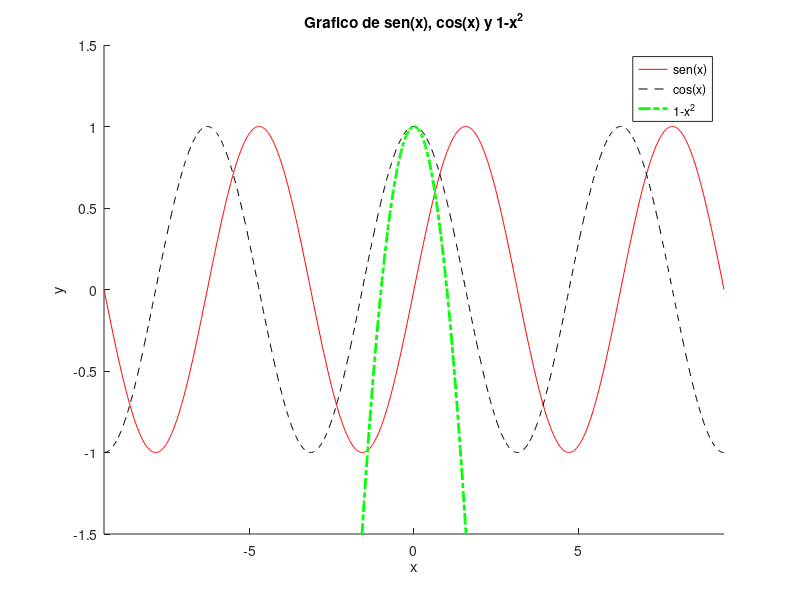

Reproduce this figure in MATLAB.
%Dominio: [-3pi,3pi] (subdiv. en 1000 puntos)
x = linspace(-3*pi, 3*pi, 1000);
y1 = sin(x); y2 = cos(x);

f=@(x) 1-x.^2; %podemos usar funciones anonimas
y3 = f(x);

hold on             %Para añadir varias curvas
plot(x, y1, 'r-');  %sen(x) linea continua roja
plot(x, y2, 'k--'); %cos(x) linea discontinua negra
plot(x, y3, 'g-.', 'Linewidth', 2); %1-x^2 linea verde
                                    %ptos&trazos doble
hold off

% Fijamos los limites de los ejes
axis([-3*pi, 3*pi, -1.5, 1.5])
% Etiquetas de ejes
xlabel('x'); ylabel('y');
% Titulo
title('Grafico de sen(x), cos(x) y 1-x^2');
% Leyenda detallando las curvas
legend('sen(x)', 'cos(x)', '1-x^2');